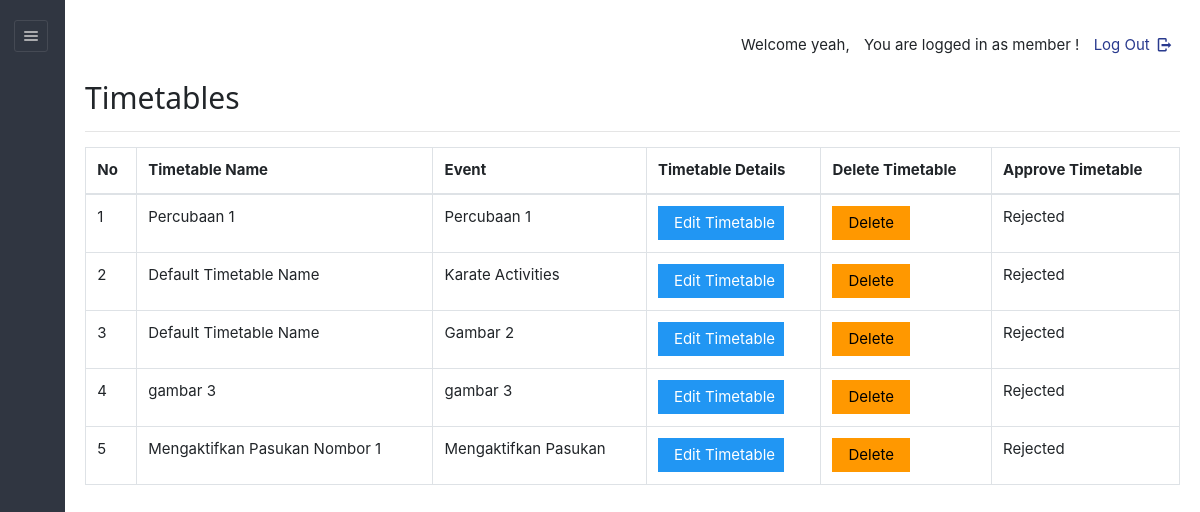
The app's page /dashboard/admin/editroutine.php (signed in) with its own data.
### tables this page shows
CREATE TABLE IF NOT EXISTS `sports_timetable` (
  `tid` varchar(45) NOT NULL,
  `planid` varchar(50) DEFAULT NULL,
  `staffid` varchar(50) DEFAULT NULL,
  `tname` varchar(45) NOT NULL,
  `hasApproved` varchar(10) NOT NULL,
  PRIMARY KEY (`tid`)
);

CREATE TABLE IF NOT EXISTS `plan` (
  `planid` varchar(8) NOT NULL,
  `tid` varchar(45) DEFAULT NULL,
  `planName` varchar(20) NOT NULL,
  `description` varchar(200) NOT NULL,
  `planType` varchar(50) NOT NULL,
  `startDate` varchar(50) NOT NULL,
  `endDate` varchar(50) NOT NULL,
  `duration` int NOT NULL,
  `validity` varchar(20) NOT NULL DEFAULT 'Lifetime',
  `amount` int DEFAULT '0',
  `active` varchar(255) NOT NULL,
  PRIMARY KEY (`planid`),
  KEY `idx_plan_name` (`planName`),
  KEY `idx_plan_type` (`planType`),
  KEY `idx_description` (`description`),
  KEY `idx_active` (`active`)
);

### dashboard/admin/editroutine.php (the view, shortened to what this page needs)
<!DOCTYPE html>
<html lang="en">
<head>
    <link rel="stylesheet" href="../../css/style.css"  id="style-resource-5">
    <link rel="stylesheet" href="../../css/dashMain.css">
    <link rel="stylesheet" type="text/css" href="../../css/entypo.css">
	<link href="a1style.css" rel="stylesheet" type="text/css">
	<link rel="stylesheet" href="../../css/bootstrap.min.css">
	<link rel="stylesheet" href="../../css/dashboard/sidebar.css">
</head>
     <body class="page-body  page-fade" onload="collapseSidebar()">
    	<div class="page-container sidebar-collapsed" id="navbarcollapse">
		<div class="sidebar-menu">
			<header class="logo-env">
					<div class="sidebar-collapse" onclick="collapseSidebar()">
				<a href="#" class="sidebar-collapse-icon with-animation">
					<i class="entypo-menu"></i>
				</a>
			</div>
			</header>
    		<?php include('nav.php'); ?>
    	</div>
    		<div class="main-content">
				<div class="row">
					<div class="col-md-6 col-sm-8 clearfix">
					</div>
					<div class="col-md-6 col-sm-4 clearfix hidden-xs">
						<ul class="list-inline links-list pull-right">
							<li>
								<a href="logout.php">
									Log Out <i class="entypo-logout right"></i>
								</a>
							</li>
						</ul>
					</div>
				</div>
			<h2>Timetables</h2>
		<hr />
            <table class="table table-bordered datatable" id="table-1" border=1>
                <tr>
                    <th>No</th>
                    <th>Timetable Name</th>
                    <th>Event</th>
                    <th>Timetable Details</th>
                    <th>Delete Timetable</th>
                    <th>Approve Timetable</th>
                </tr>
                <tbody>
                <?php
                $query = "SELECT tt.*, p.planName
                          FROM sports_timetable tt
                          JOIN plan p ON tt.planid = p.planid";
                $result = mysqli_query($con, $query);
                $sno = 1;
                if (mysqli_num_rows($result) > 0) {
                    while ($row = mysqli_fetch_array($result, MYSQLI_ASSOC)) {
                        $hasApproved = $row['hasApproved'];
                        echo "<tr><td>" . $sno . "</td>";
                        echo "<td>" . htmlspecialchars($row['tname']) . "</td>";
                        echo "<td>" . htmlspecialchars($row['planName']) . "</td>";
                        $sno++;
                        echo '<td><a href="editdetailroutine.php?id=' . htmlspecialchars($row['tid']) . '">
                              <input type="button" class="a1-btn a1-blue" id="boxxe" value="Edit Timetable"></a></td>';
                        echo "<td>
                                <form action='deleteroutine.php' method='post' onsubmit='return ConfirmDelete()'>
                                    <input type='hidden' name='name' value='" . htmlspecialchars($row['tid']) . "'/>
                                    <input type='submit' value='Delete' class='a1-btn a1-orange'/>
                                </form>
                              </td>";
                        echo "<td>";
                        if ($hasApproved === 'Not Yet') {
                            echo "<form action='approve_reject_routine.php' method='post'>
                                    <input type='hidden' name='tid' value='" . htmlspecialchars($row['tid']) . "' />
                                    <button type='submit' name='action' value='approve' class='a1-btn a1-green'>✔</button>
                                    <button type='submit' name='action' value='reject' class='a1-btn a1-red'>✘</button>
                                  </form>";
                        } elseif ($hasApproved === 'yes') {
                            echo "<span class='approved'>Approved</span>";
                        } else {
                            echo "<span class='rejected'>Rejected</span>";
                        }
                        echo "</td>";
                        echo "</tr>";
                    }
                } else {
                    echo "<tr><td colspan='6'>No records found</td></tr>";
                }
                ?>
                </tbody>
            </table>
    	</div>
    </body>
</html>

### css/style.css (style rules this page uses)
html { font-size: 62.5%; font-family: sans-serif; }
div { display: block; }
body { font-family: "Noto Sans", sans-serif, "Helvetica Neue", Helvetica, Arial, sans-serif; font-size: 12px; line-height: 1.428571429; display: block; margin: 0; }
*, *:before, *:after { box-sizing: border-box; }
a { text-decoration: none; background: transparent; }
input, button, select, textarea { font-family: inherit; font-size: inherit; line-height: inherit; }
button, input { line-height: normal; }
button, input, select, textarea { font-family: inherit; font-size: 100%; margin: 0; }
input { background-color: white; cursor: text; padding: 1px; border-width: 2px; border-style: inset; border-color: initial; border-image: initial; }
input, textarea, select, button { text-rendering: auto; color: initial; letter-spacing: normal; word-spacing: normal; text-transform: none; text-indent: 0px; text-shadow: none; display: inline-block; text-align: start; margin: 0em; font: 400 13.3333px Arial; }
button, html input[type="button"], input[type="reset"], input[type="submit"] { cursor: pointer; }
a { color: #373e4a; text-decoration: none; }
a { background: transparent; }
a { color: #373e4a; }
.page-container { position: relative; padding-left: 280px; }
.page-container .sidebar-menu { position: absolute; width: 280px; top: 0; left: 0; bottom: 0; background: #303641; color: #aaabae; z-index: 1; min-height: 796px; box-sizing: border-box; }
.page-container .sidebar-menu .logo-env { width: 100%; padding: 35px; padding-bottom: 10px; box-sizing: border-box; }
.page-container.sidebar-collapsed { padding-left: 65px; }
.page-container.sidebar-collapsed .sidebar-menu { z-index: 4; width: 65px; }
.page-container.sidebar-collapsed .sidebar-menu .logo-env { display: block; padding: 20px; }
.page-container .sidebar-menu .logo-env:before, .page-container .sidebar-menu .logo-env:after { content: " "; display: table; }
.page-container .sidebar-menu .logo-env > div { display: block; vertical-align: middle; white-space: nowrap; float: left; }
.page-container .sidebar-menu .logo-env > div > a { display: inline-block; color: #aaabae; }
.page-container.sidebar-collapsed .sidebar-menu .logo-env > div.sidebar-collapse { display: block; padding: 0; left: 3px; }
.page-container .sidebar-menu .logo-env > div.sidebar-collapse, .page-container .sidebar-menu .logo-env > div.sidebar-mobile-menu { position: relative; float: right; }
.page-container .sidebar-menu .logo-env > div.sidebar-collapse a, .page-container .sidebar-menu .logo-env > div.sidebar-mobile-menu a { display: inline-block; border: 1px solid #454a54; text-align: center; padding: 0; line-height: 1; font-size: 20px; font-weight: 300; padding: 5px 2px; background-clip: padding-box; border-radius: 3px; transition: all 200ms ease-in-out; }
.page-container .sidebar-menu .logo-env:after { clear: both; }
ul, ol { margin-top: 0; margin-bottom: 8.5px; }
ul, menu, dir { display: block; list-style-type: disc; }
li { display: list-item; }
i, cite, em, var, address, dfn { font-style: italic; }

### css/entypo.css (style rules this page uses)
[class^="entypo-"]:before, [class*=" entypo-"]:before { font-family: "entypo"; font-style: normal; font-weight: normal; speak: none; display: inline-block; text-decoration: inherit; width: 1em; margin-right: .2em; text-align: center; font-variant: normal; text-transform: none; line-height: 1em; margin-left: .2em; }
.entypo-menu:before { content: '\e811'; }
.entypo-logout:before { content: '\e85d'; }

### css/dashboard/sidebar.css (style rules this page uses)
.page-container { display: flex; min-height: 100vh; }
.sidebar-menu { width: 250px; background-color: #2b303a; color: #ffffff; }
.main-content { flex-grow: 1; padding: 20px; }

### dashboard/admin/editroutine.php (style rules this page uses)
#boxxe { width:126px; }

### records on screen
sports_timetable: tname "Percubaan 1", planid.planName "Percubaan 1", hasApproved "Rejected"
sports_timetable: tname "Default Timetable Name", planid.planName "Karate Activities", hasApproved "Rejected"
sports_timetable: tname "Default Timetable Name", planid.planName "Gambar 2", hasApproved "Rejected"
sports_timetable: tname "gambar 3", planid.planName "gambar 3", hasApproved "Rejected"
sports_timetable: tname "Mengaktifkan Pasukan Nombor 1", planid.planName "Mengaktifkan Pasukan", hasApproved "Rejected"
